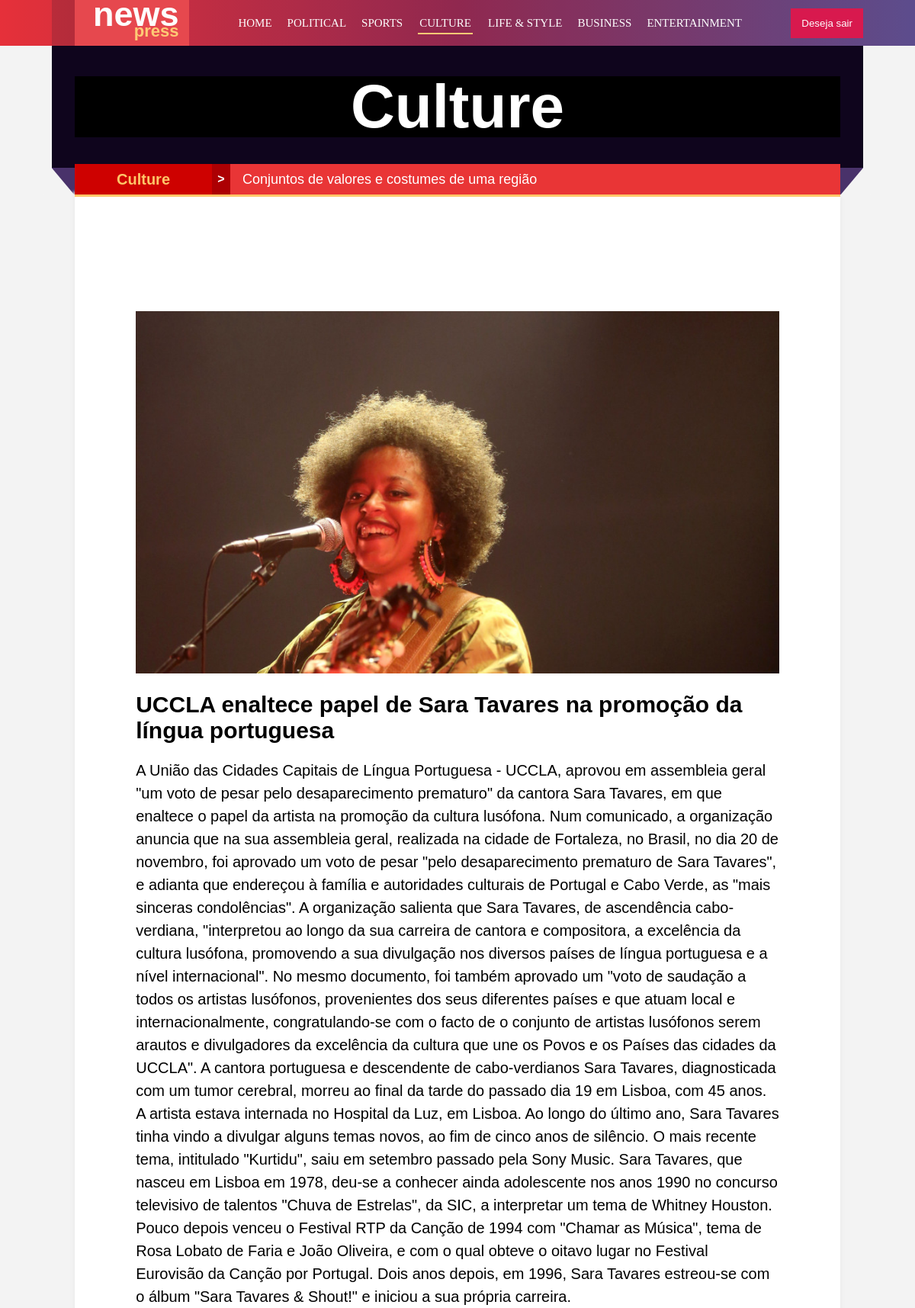
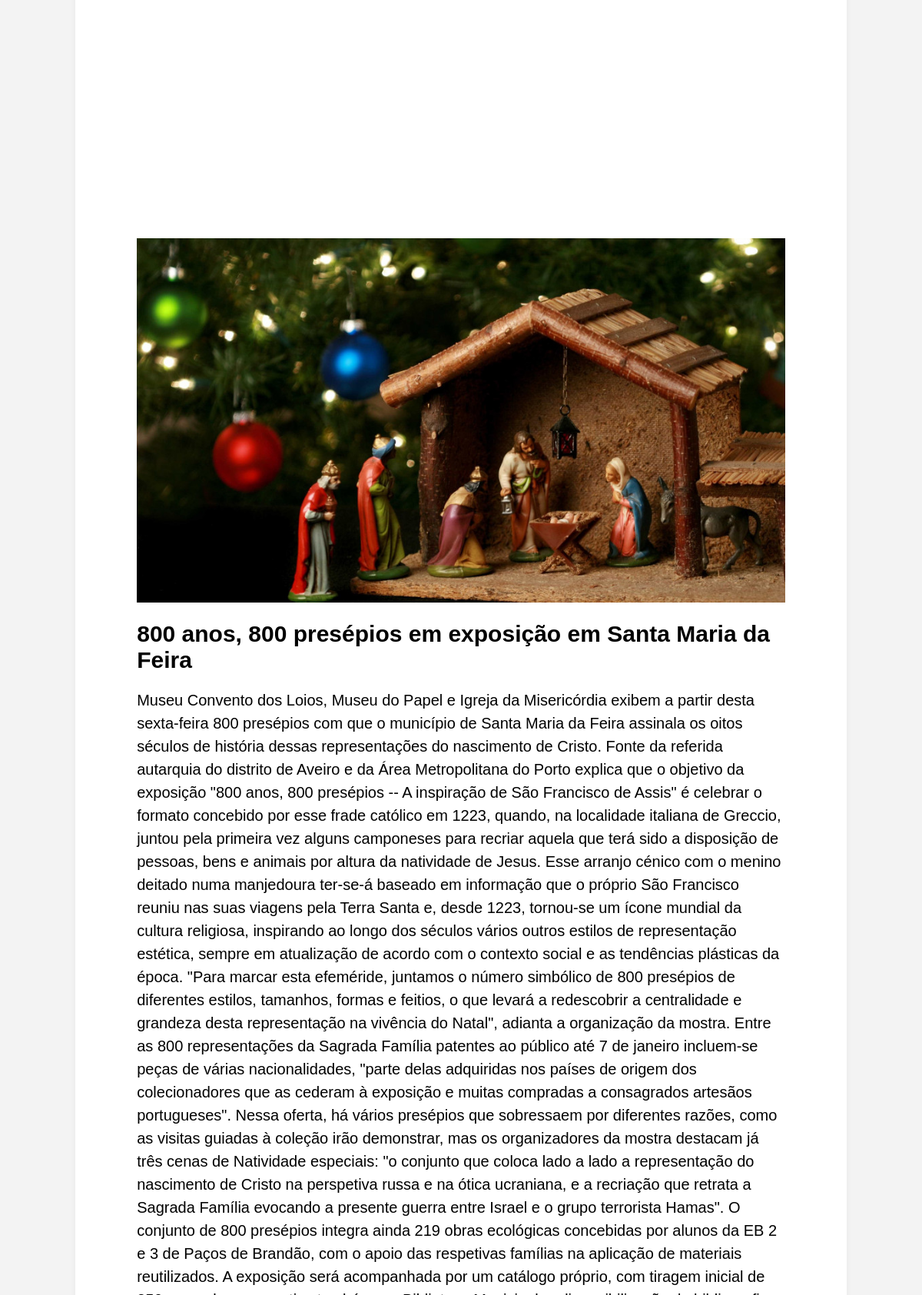
Screenshot of /usuario/culture.php (signed in, upper part) with the database file from the repository (2 pictures, top to bottom).
### tables this page shows
CREATE TABLE `noticias` (
  `id_noticia` smallint NOT NULL AUTO_INCREMENT,
  `titulo_noticia` text,
  `texto_noticia` mediumtext,
  `imagem` varchar(255) DEFAULT NULL,
  `estado` tinyint(1) DEFAULT NULL,
  `id_categoria` smallint DEFAULT NULL,
  `id_usuario` smallint DEFAULT NULL,
  `data_cadastro` datetime DEFAULT NULL,
  `data_modificacao` datetime DEFAULT NULL,
  PRIMARY KEY (`id_noticia`)
);

### usuario/culture.php (the view, shortened to what this page needs)
<?php
require_once "../conexao.php";
  $id = $_SESSION['id_usuario'];
       $sql = "SELECT * FROM noticias AS n INNER JOIN categorias AS c ON n.id_categoria = c.id_categoria  WHERE estado = '1' AND id_usuario = '$id'";
		   $result = $ligation->prepare($sql);
		   $result->execute();
		   $data =  $result->fetchall(PDO::FETCH_ASSOC);
         $culture = false;
         $sports = false;
         $entertainment = false;
         $life_style = false;
         $business= false;
         $political = false;
        $array = array();
          if(count($data) > 0){
          for($l=0; $l<count($data); $l++){
             if($data[$l]['nome_categoria'] === 'culture'){
                if($culture === false){
                  $array[] = 'culture';
                  $culture = true;
             	}
             }elseif($data[$l]['nome_categoria'] === 'sports'){
             	if($sports === false){
                  $array[] = 'sports';
                  $sports = true;
             	}
             }elseif($data[$l]['nome_categoria'] === 'business'){
             	if($business === false){
                  $array[] = 'business';
                  $business = true;
             	}
             }elseif($data[$l]['nome_categoria'] === 'entertainment'){
             	if($entertainment === false){
                  $array[] = 'entertainment';
                  $entertainment = true;
             	}
             }elseif($data[$l]['nome_categoria'] === 'life & style'){
             	if($life_style === false){
                  $array[] = 'life & style';
                  $life_style = true;
             	}
             }elseif($data[$l]['nome_categoria'] === 'political'){
             	if($political === false){
                  $array[] = 'political';
                  $political = true;
             	}
             }
         }
     }
 ?>
<!DOCTYPE html>
<html lang="pt">
<head>
    <?php require_once "../head.php";  ?>
</head>
<body>
<header>
<div class="navigation">
 	<div class="border-left"></div>
	 <div class="logo">
	 	<span id="text1">news</span>
	 	<span id="text2">press</span>
	 </div>
	 <nav>
       <ul class="menu">
	       <li><a href="home.php">Home</a></li>
          <?php foreach($array as $value){
             if($value === 'life & style'){
           ?>
	 	   <li>
	 	   	<a href="life&style.php">
	 	   		<?=  $value; ?>
	 	   	 </a>
	 	   </li>
       <?php }else if($value === 'culture'){ ?>
	 	   <li>
	 	   	<a href="culture.php" class="underline">
	 	   		<?=  $value; ?>
	 	   	 </a>
	 	   </li>
      <?php }else{ ?>
	 	   <li>
	 	   	<a href="<?=  $value.'.php';  ?>">
	 	   		<?= $value; ?>
	 	   	 </a>
	 	   </li>
       <?php } } ?>
	 	</ul>
	 </nav>
	 <a href="../encerro.php">
	 	<button>Deseja sair</button>
	 </a>
 </div>
</header>
<section class="title">
    <h1>Culture</h1>
</section>
<div class="barra_bottom">
	<div class="barra_red">
		<div id="text1">Culture</div>
		<div id="icon">></div>
		<p id="text2">Conjuntos de valores e costumes de uma região</p>
	</div>
</div>
<section class="category">
<?php
       $sql = "SELECT * FROM noticias AS n INNER JOIN categorias AS c ON n.id_categoria = c.id_categoria  WHERE estado = '1' AND id_usuario = '$id' AND nome_categoria = 'culture'";
		   $result = $ligation->prepare($sql);
		   $result->execute();
		   $data =  $result->fetchall(PDO::FETCH_ASSOC);
     if(count($data) > 0){
    for($l=0; $l<count($data); $l++){
 ?>
  <div id="<?=$data[$l]['id_noticia'];  ?>" class="notice">
  	 <img id="img_notice" src="<?= $data[$l]['imagem']; ?>" alt="imagemNotice">
  	 <h1><?= $data[$l]['titulo_noticia']; ?></h1>
  	 <p><?= $data[$l]['texto_noticia']; ?></p>
  </div>
<?php } }  ?>
</section>
</body>
</html>

### css/style.css (style rules this page uses)
* { margin:0; padding:0; box-sizing: border-box; }
body { background-color: rgb(243,243,243); color:#000; }
img { width: 100%; height: 100%; }
ul { list-style:none; }
.underline { padding:5px 2px; border-bottom:2px solid #ffc668; }
header { width: 100%; height:60px; background: linear-gradient(to right,rgb(229,28,38),rgb(134,19,62),rgb(76,59,130)); opacity: 0.9; }
header .navigation { display:flex; justify-content:space-between; align-items:center; margin:auto; max-width:1064px; height:100%; }
header .navigation .logo { display: flex; justify-content:center; flex-flow:column wrap; width: 150px; height:100%; margin-left:30px; padding: 0px 24px; font-family:arial; background-color:rgb(229,54,61); line-height:22px; }
header .navigation .border-left { position: absolute; top: 0px; left:auto; width: 30px; height: 65px; background-color: rgb(15,5,29); opacity: 0.2; }
header .navigation .logo #text1 { display: block; color:#fff; font-size:45px; font-weight:bold; }
header .navigation .logo #text2 { display: block; color:rgb(255,198,104); text-align:right; font-size:22px; font-weight:bold; }
header .navigation nav .menu { display: flex; column-gap:20px; }
header .navigation nav .menu a { font-size: 15px; color:#fff; text-transform: uppercase; text-decoration:none; }
header .navigation button { color:#fff; background-color: rgb(214,2,61); padding:12px 14px; border:0; cursor:pointer; }
.title { display: flex; justify-content: center; align-items: center; margin:auto; width: 1064px; height: 160px; background-color:black; border-left: 30px solid rgb(15,5,29); border-right:30px solid rgb(15,5,29); border-top: 40px solid rgb(15,5,29); border-bottom:40px solid rgb(15,5,29); }
.title h1 { font:bold 80px arial ; color:white; }
.barra_bottom { margin:auto; width: 1064px; height:35px; background-color: rgb(73,50,106); }
.barra_bottom .barra_red { position: relative; top:-5px; display: grid; grid-template-columns: 180px 24px auto; align-items:center; margin:auto; width: 1004px; height:40px; font-weight:bold; font-family:arial; }
.barra_bottom .barra_red #text1 { height:100%; text-align:center; background-color:rgb(206,1,0); line-height: 40px; color:rgb(255,198,104); font-size: 20px; }
.barra_bottom .barra_red #icon { height:100%; background-color:rgb(172,0,3); color:#fff; line-height:40px; text-align:center; }
.barra_bottom .barra_red #text2 { height: 100%; font-size:18px; font-weight:normal; color:#fff; line-height:40px; padding-left:16px; background-color: rgb(233,53,54); }
.barra_bottom .barra_red::before, .barra_bottom .barra_red::after { position: absolute; content:""; display: block; width:30px; height:48px; background-color:rgb(243,243,243); }
.barra_bottom .barra_red::before { transform: translate(-43px,11px) rotate(-40deg); }
.barra_bottom .barra_red::after { transform: translate(1016px,12px) rotate(40deg); }
.category { margin:auto; width:1004px; background-color:#fff; border-top: 3px solid rgb(255,198,104); margin-bottom:50px; padding-bottom: 50px; box-shadow:3px 3px 4px #eee,-3px -3px 4px #eee; }
.notice { margin:120px auto 250px auto; width: 90%; padding:30px; }
.notice h1 { font:bold 30px arial; margin:20px 0px; }
.notice p { font:normal 20px arial; line-height: 30px; }

### rows the page displays
noticias: imagem (picture), titulo_noticia "UCCLA enaltece papel de Sara Tavares na promoção da língua portuguesa", texto_noticia "A União das Cidades Capitais de Língua Portuguesa - UCCLA, aprovou em assembleia geral \"um voto de pesar pelo desaparecimento prematuro\" da cantora Sara Tavares, em que enaltece o papel da artista na promoção da cultura lusófona. Num comunicado, a organização anuncia que na sua assembleia geral, realizada na cidade de Fortaleza, no Brasil, no dia 20 de novembro, foi aprovado um voto de pesar \"pelo desaparecimento prematuro de Sara Tavares\", e adianta que endereçou à família e autoridades culturais de Portugal e Cabo Verde, as \"mais sinceras condolências\". A organização salienta que Sara Tavares, de ascendência cabo-verdiana, \"interpretou ao longo da sua carreira de cantora e compositora, a…"
noticias: imagem (picture), titulo_noticia "800 anos, 800 presépios em exposição em Santa Maria da Feira"

### other values shown
$value "POLITICAL"
$value "SPORTS"
$value "CULTURE"
$value "LIFE & STYLE"
$value "BUSINESS"
$value "ENTERTAINMENT"
